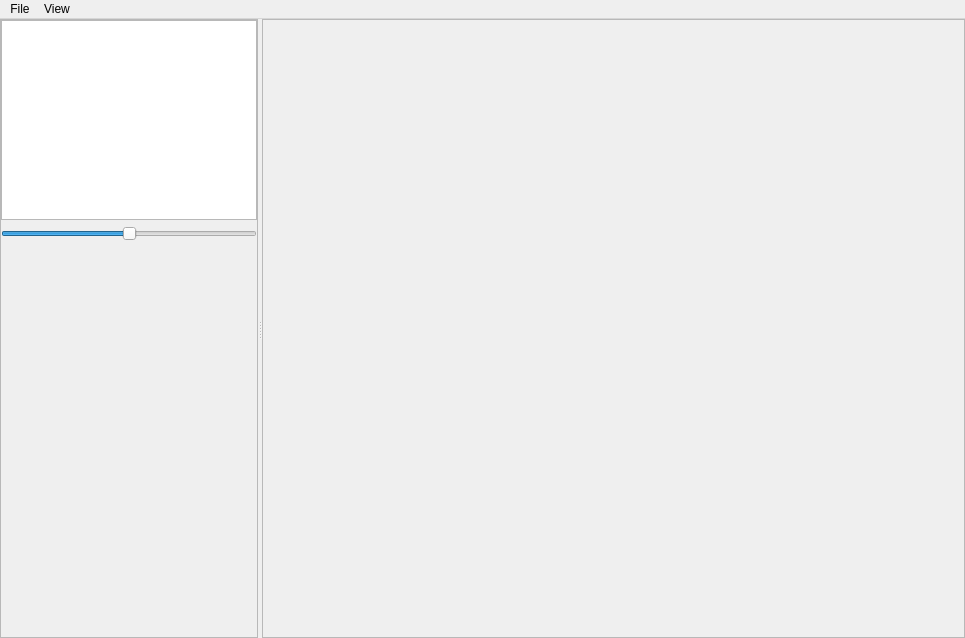
<?xml version="1.0" encoding="UTF-8"?>
<ui version="4.0">
 <class>MainWindow</class>
 <widget class="QMainWindow" name="MainWindow">
  <property name="geometry">
   <rect>
    <x>0</x>
    <y>0</y>
    <width>965</width>
    <height>638</height>
   </rect>
  </property>
  <property name="windowTitle">
   <string>MainWindow</string>
  </property>
  <widget class="QWidget" name="centralwidget">
   <layout class="QHBoxLayout" name="horizontalLayout">
    <property name="leftMargin">
     <number>0</number>
    </property>
    <property name="topMargin">
     <number>0</number>
    </property>
    <property name="rightMargin">
     <number>0</number>
    </property>
    <property name="bottomMargin">
     <number>0</number>
    </property>
    <item>
     <widget class="QSplitter" name="splitter">
      <property name="orientation">
       <enum>Qt::Horizontal</enum>
      </property>
      <widget class="QFrame" name="frameControls">
       <property name="sizePolicy">
        <sizepolicy hsizetype="Preferred" vsizetype="Preferred">
         <horstretch>0</horstretch>
         <verstretch>0</verstretch>
        </sizepolicy>
       </property>
       <property name="minimumSize">
        <size>
         <width>200</width>
         <height>0</height>
        </size>
       </property>
       <property name="frameShape">
        <enum>QFrame::StyledPanel</enum>
       </property>
       <property name="frameShadow">
        <enum>QFrame::Raised</enum>
       </property>
       <layout class="QVBoxLayout" name="verticalLayout" stretch="0,0,1">
        <property name="leftMargin">
         <number>0</number>
        </property>
        <property name="topMargin">
         <number>0</number>
        </property>
        <property name="rightMargin">
         <number>0</number>
        </property>
        <property name="bottomMargin">
         <number>0</number>
        </property>
        <item>
         <widget class="QTreeWidget" name="treeWidget">
          <property name="minimumSize">
           <size>
            <width>0</width>
            <height>200</height>
           </size>
          </property>
          <attribute name="headerVisible">
           <bool>false</bool>
          </attribute>
          <column>
           <property name="text">
            <string notr="true">1</string>
           </property>
          </column>
         </widget>
        </item>
        <item>
         <widget class="QSlider" name="sliderAngle">
          <property name="minimum">
           <number>-180</number>
          </property>
          <property name="maximum">
           <number>180</number>
          </property>
          <property name="orientation">
           <enum>Qt::Horizontal</enum>
          </property>
         </widget>
        </item>
        <item>
         <spacer name="verticalSpacer">
          <property name="orientation">
           <enum>Qt::Vertical</enum>
          </property>
          <property name="sizeHint" stdset="0">
           <size>
            <width>20</width>
            <height>40</height>
           </size>
          </property>
         </spacer>
        </item>
       </layout>
      </widget>
      <widget class="QFrame" name="frame">
       <property name="sizePolicy">
        <sizepolicy hsizetype="Preferred" vsizetype="Preferred">
         <horstretch>1</horstretch>
         <verstretch>0</verstretch>
        </sizepolicy>
       </property>
       <property name="frameShape">
        <enum>QFrame::StyledPanel</enum>
       </property>
       <property name="frameShadow">
        <enum>QFrame::Raised</enum>
       </property>
       <layout class="QGridLayout" name="gridLayout">
        <property name="leftMargin">
         <number>0</number>
        </property>
        <property name="topMargin">
         <number>0</number>
        </property>
        <property name="rightMargin">
         <number>0</number>
        </property>
        <property name="bottomMargin">
         <number>0</number>
        </property>
        <property name="spacing">
         <number>1</number>
        </property>
        <item row="0" column="0">
         <widget class="RenderView" name="widgetView" native="true"/>
        </item>
        <item row="0" column="1">
         <widget class="RenderView" name="widgetView2" native="true"/>
        </item>
        <item row="1" column="0">
         <widget class="RenderView" name="widgetView3" native="true"/>
        </item>
        <item row="1" column="1">
         <widget class="RenderView" name="widgetView4" native="true"/>
        </item>
       </layout>
      </widget>
     </widget>
    </item>
   </layout>
  </widget>
  <widget class="QMenuBar" name="menubar">
   <property name="geometry">
    <rect>
     <x>0</x>
     <y>0</y>
     <width>965</width>
     <height>24</height>
    </rect>
   </property>
   <widget class="QMenu" name="menuFile">
    <property name="title">
     <string>File</string>
    </property>
    <addaction name="actionOpen_File"/>
   </widget>
   <widget class="QMenu" name="menuView">
    <property name="title">
     <string>View</string>
    </property>
   </widget>
   <addaction name="menuFile"/>
   <addaction name="menuView"/>
  </widget>
  <action name="actionOpen_File">
   <property name="text">
    <string>Open File...</string>
   </property>
   <property name="menuRole">
    <enum>QAction::NoRole</enum>
   </property>
  </action>
 </widget>
 <customwidgets>
  <customwidget>
   <class>RenderView</class>
   <extends>QWidget</extends>
   <header>RenderView.h</header>
   <container>1</container>
  </customwidget>
 </customwidgets>
 <resources/>
 <connections/>
</ui>
